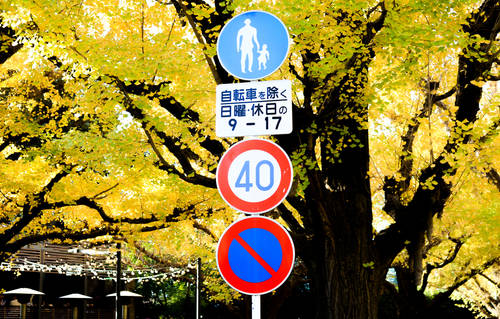
#> input picture 7/data/road_sign.jpg, 500 x 319 px, found by its file name
$ python 14_circle_detect.py
#> lines starting #> are read from the running program, lines starting #| are printed output that depends on the picture; after the words box and inside, x2 and y2 are one past the last pixel; in counts of white or black regions, pixels touching at a corner belong together
import cv2
import sys

img = cv2.imread('7/data/road_sign.jpg')
#> img is the input picture: shape (319, 500, 3); mean B, G, R 53.6, 122.6, 139.5
gray_img = cv2.cvtColor(img, cv2.COLOR_BGR2GRAY)
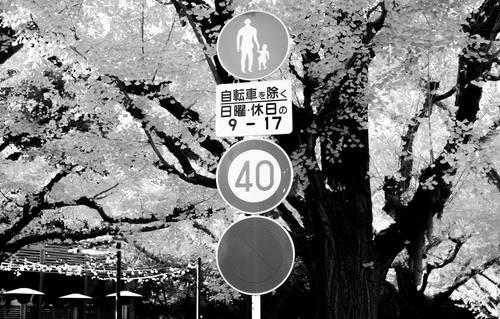
#> gray_img: shape (319, 500); min 0, max 255, mean 119.8
canny_img = cv2.Canny(gray_img, 600, 650)
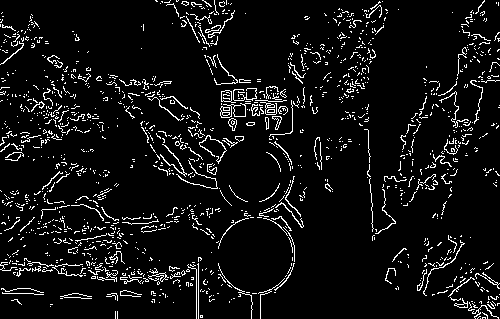
#> canny_img: shape (319, 500); 6.8% white in thin lines or dots

circles = cv2.HoughCircles(canny_img, cv2.HOUGH_GRADIENT, dp=1, minDist=10, param1=700, param2=27, minRadius=20, maxRadius=60)
#> circles = [[254.5, 257.5, 39.1], [251.5, 173.5, 37.4], [275.5, 97.5, 29.3], [84.5, 219.5, 21.3]]

if circles is None:
    sys.exit()

for (x, y, r) in circles[0]:
    cv2.circle(img, (int(x), int(y)), int(r), (0, 255, 0), 6)
#> this loop made 4 passes
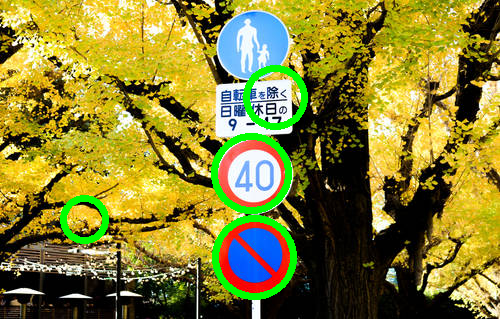
#> img: shape (319, 500, 3); 3.48% of pixels changed, all inside (x1, y1, x2, y2) = (60, 65, 308, 300)

cv2.imshow('7/data/detected_circles', img)
cv2.waitKey(0)
cv2.destroyAllWindows()
